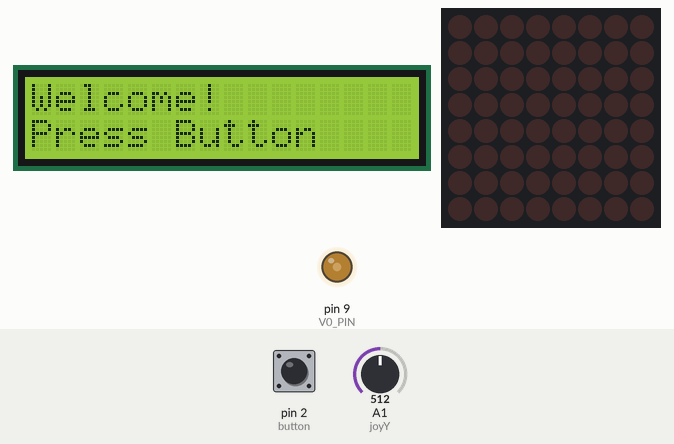
Bench run of a sketch on a simulated Arduino Uno, built with avr-gcc and run on an emulated ATmega328P. Parts: 16×2 character LCD, 8×8 LED matrix, output pins drawn as LEDs (lit = HIGH). The inputs (shaded band) are chosen by the test bench; at power-on: pin 2 (button) HIGH, A1 (joyY) = 512. Random numbers use the default seed unless the sketch sets one.

Above: at 1.2 s.
1.3 s: pin 2 (button) pulled LOW for 0.15 s
At 1.46 s:
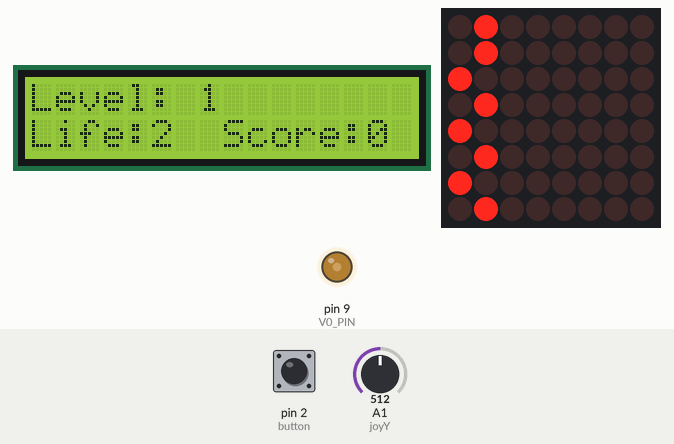
3.7 s: A1 (joyY) set to 583
6.7 s: A1 (joyY) set to 612
At 7.5 s:
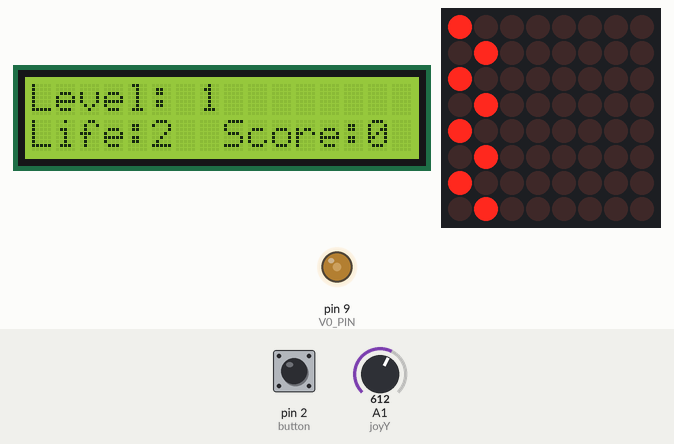
9.7 s: pin 2 (button) pulled LOW for 1 s
At 9.93 s:
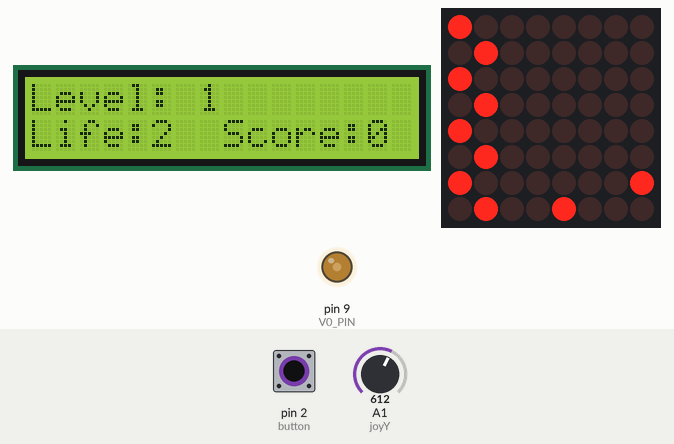
12.2 s: pin 2 (button) pulled LOW for 3.2 s
At 12.65 s:
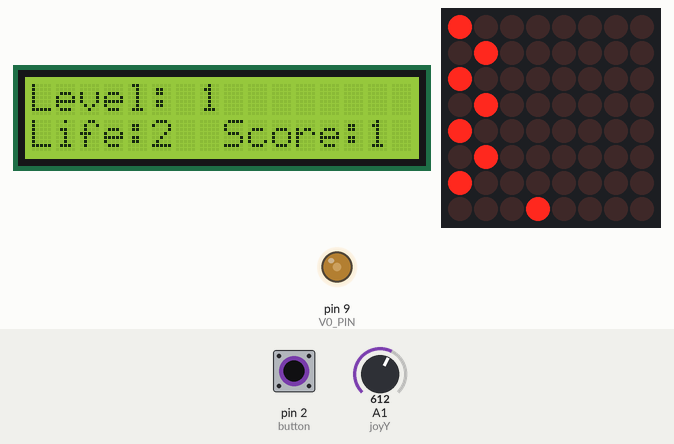

The sketch:

Chicken_Invaders.ino
```cpp
#include "LedControl.h"
#include "LiquidCrystal.h"

#define joyY A1
#define button 2
#define V0_PIN 9
#define LED_PIN 13

LedControl lc = LedControl(12, 11, 10, 1);
LiquidCrystal lcd(3, 4, 5, 6, 7, 8);

int column = 0, row = 0;

//joystick
int valY;
int posY = 0, prevY = 0;
const int valMax = 600;
const int valMin = 400;
int conditionButton = 1;
byte buttonValue = false;

//glont
int bulletX = 5;
int bulletY = 0;
bool isBulletGenerated = false;

//conditiile folosite pentru millis-1
int bulletInterval = 200;
long long previousBulletTime = 0;

//conditiile folosite pentru millis-2
int eggsInterval = 150;
long long prevTime = 0;

//conditii folosite pentru millis-3
int navaInterval = 150;
long long prevTime2 = 0;

//conditiile pentru millis level 2
int eggsInterval2 = 100;
long long prevTime3 = 0;

//level3- trebuie sa se stinga rand cu rand ca sa poti termina nivelul
int row1= 0, row2 = 0, row3 = 0;

//viata si scorul
int life = 2;
int score = 0;

//conditie pentru a restarta jocul
int restart = 0;

//daca fall = 0 cad ouale, iar cand viata ajunge la 0 fall = 1, iar ouale nu mai cad pana jucatorul nu alege
int fall = 1;

//de la ce nivel incepe jocul
int level = 1;

//numarul gainilor care au fost impuscate- tinem cont de asta pentru a putea trece la nivelul urmator
int number = 0, number1 = 0, number2 = 0;

bool startGame = false;
bool state = false;

boolean matrix1[8][8]={ {1,0,1,0,1,0,1,0},
                        {0,1,0,1,0,1,0,1},
                        {0,0,0,0,0,0,0,0},
                        {0,0,0,0,0,0,0,0},
                        {0,0,0,0,0,0,0,0},
                        {0,0,0,0,0,0,0,0},
                        {0,0,0,0,0,0,0,0},
                        {0,0,0,0,0,0,0,0}};

boolean matrix2[8][8]={ {1,1,1,1,1,1,1,1},
                        {0,1,1,1,1,1,1,0},
                        {0,0,0,0,0,0,0,0},
                        {0,0,0,0,0,0,0,0},
                        {0,0,0,0,0,0,0,0},
                        {0,0,0,0,0,0,0,0},
                        {0,0,0,0,0,0,0,0},
                        {0,0,0,0,0,0,0,0}};

boolean matrix3[8][8]={{0,0,0,1,0,0,0,0},
                       {0,0,1,1,1,0,0,0},
                       {0,1,1,1,1,1,0,0},
                       {0,0,0,0,0,0,0,0},
                       {0,0,0,0,0,0,0,0},
                       {0,0,0,0,0,0,0,0},
                       {0,0,0,0,0,0,0,0},
                       {0,0,0,0,0,0,0,0}};
boolean matrixCopie1[8][8];
boolean matrixCopie2[8][8];
boolean matrixCopie3[8][8];

void setup() {
  pinMode(button, INPUT_PULLUP);
  pinMode(V0_PIN, OUTPUT);
  analogWrite(V0_PIN, 90);
  lcd.begin(16, 2);
  lcd.clear();
  lc.shutdown(0, false);
  lc.setIntensity(0, 2);
  lc.clearDisplay(0);
  randomSeed(analogRead(A2));
}
void DisplayBeginning() {
  lcd.setCursor(0, 0);
  lcd.print("Welcome!");
  lcd.setCursor(0, 1);
  lcd.print("Press Button");
}
void DisplayRestart() {
  //lcd.clear();
  lcd.setCursor(0, 0);
  lcd.print("Left - Again");
  lcd.setCursor(0, 1);
  lcd.print("Right - Exit Game");
}
//afisarea celor 3 matrici in functie de nivel
void Display() {
  for (int row = 0; row < 8; row++) {
    for (int column = 0; column < 8; column++) {
      if (level == 1) {
        if (matrix1[row][column] == 1) {
          lc.setLed(0, column, row, HIGH);
          matrixCopie1[row][column] = matrix1[row][column];
        }
      }
      if (level == 2) {
        if (matrix2[row][column] == 1) {
          lc.setLed(0, column, row, HIGH);
          matrixCopie2[row][column] = matrix2[row][column];
        }
      }
      if (level == 3) {
        if (matrix3[row][column] == 1) {
          lc.setLed(0, column, row, HIGH);
          matrixCopie3[row][column] = matrix3[row][column];
        }
      }
    }
  }
}
void Display2() {
  for (int row = 0; row < 8; row++) {
    for (int column = 0; column < 8; column++) {
      if (level == 1) {
        if (matrixCopie1[row][column] == 1) {
          lc.setLed(0, column, row, HIGH);
          matrix1[row][column] = matrixCopie1[row][column];
        }
      }
      if (level == 2) {
        if (matrixCopie2[row][column] == 1) {
          lc.setLed(0, column, row, HIGH);
          matrix2[row][column] = matrixCopie2[row][column];
        }
      }
      if (level == 3) {
        if (matrixCopie3[row][column] == 1) {
          lc.setLed(0, column, row, HIGH);
          matrix3[row][column] = matrixCopie3[row][column];
        }
      }
    }
  }
}
void DisplayFinal() {
  lcd.clear();
  lcd.setCursor(0, 0);
  lcd.print("Finish!");
  lc.shutdown(0, true);
}
//restartarea jocului, la alegere dupa ce s-a ajuns la viata egal 0
void Restart() {
  fall = 0;
  DisplayRestart();
  valY = analogRead(joyY);
  //restart = 0
  if (valY > valMax) {
    lcd.clear();
    Display2();
    life = 2;
    score = 0;
    restart = 0;
    if (level == 1)
      number = 0;
    if (level == 2)
      number1 = 0;
    if (level == 3)
      number2 = 0;
    fall = 1;
  }
  //restart = 1
  if (valY < valMin) {
    level = 4;
    lcd.clear();
    restart = 1;
  }
}
void PressButton() {
  if (life != 0) {
    lcd.setCursor(0, 0);
    lcd.print((String)
      "Level: " + level);
    lcd.setCursor(0, 1);
    lcd.print((String)
      "Life:" + life);
    lcd.setCursor(8, 1);
    lcd.print((String)
      "Score:" + score);
  }
  //stingerea gainilor de la leve 1 dupa ce au fost impuscate
  if (isBulletGenerated == true) {
    lc.setLed(0, bulletY, bulletX, true);
    if (level == 1) {
      if (matrix1[bulletX][bulletY] == 1) {
        matrix1[bulletX][bulletY] = 0;
        score++;
        number++;
      }
    }
    //stingerea gainilor de la level 2 dupa ce au fost impuscate
    if (level == 2) {
      if (state == false)
        if (matrix2[bulletX][bulletY] == 1) {
          matrix2[bulletX][bulletY] = 0;
          number1++;
          score++;
          state = true;
        }
      if (bulletX == 5 && state == true)
        state = false;
    }
    //stingerea gainilor de pe level 3 dupa ce au fost impuscate
    if (level == 3) {
      if ((matrix3[2][bulletY] == 1 && matrix3[1][bulletY] == 1) || (matrix3[2][bulletY] == 1 && matrix3[1][bulletY] == 0)) {
        matrix3[2][bulletY] = 0;
        number2++;
        score++;
        row1++;
      }
      if (row1 == 5) {
        if (matrix3[1][bulletY] == 1) {
          matrix3[1][bulletY] = 0;
          number2++;
          score++;
          row2++;
        }
      }
      if (row2 == 3) {
        if (matrix3[0][bulletY] == 1) {
          matrix3[0][bulletY] == 0;
          number2++;
          score++;
          row3++;
        }
      }
      if (row3 == 1)
        DisplayFinal();
    }
    if (millis() - previousBulletTime > bulletInterval) {
      lc.setLed(0, bulletY, bulletX, false);
      bulletX--;
      previousBulletTime = millis();
    }
    if (bulletX <= -1) {
      isBulletGenerated = false;
      bulletX = 5;
    }
  }
  if (digitalRead(button) == LOW && isBulletGenerated == false) {
    isBulletGenerated = true;
    bulletY = posY;
    bulletX = 5;
  }
}
void EggsLevel() {
  if (fall = 1) {
    if (level == 1 || level == 3) {
      if (millis() - prevTime > eggsInterval) {
        lc.setLed(0, column, row, LOW);
        lc.setLed(0, column, ++row, HIGH);
        if (column == posY && row == 6)
        //daca jucatorul este atins de un ou viata acestuia se va reduce
          life = life - 1;
        prevTime = millis();
      }
    }
    if (level == 2) {
      if (millis() - prevTime3 > eggsInterval2) {
        lc.setLed(0, column, row, LOW);
        lc.setLed(0, column, ++row, HIGH);
        if (column == posY && row == 6)
          life = life - 1;
        prevTime3 = millis();
      }
    }
    //ouale vor aparea random, dar doar de la gainile care sunt inca in viata
    if (row > 7) {
      if (level == 1) {
        column = random(8);
        while (matrix1[1][column] == 0 && matrix1[0][column] == 0)
          column = random(8);
        row = 0;
      }
      if (level == 2) {
        column = random(8);
        while (matrix2[1][column] == 0 && matrix2[0][column] == 0)
          column = random(8);
        row = 0;
      }
    }
    if (row > 7) {
      if (level == 3) {
        column = random(8);
        while (matrix3[1][column] == 0 && matrix3[0][column] == 0)
          column = random(8);
        row = 1;
      }
    }
  }
}
void JoyStick() {
  if (millis() - prevTime2 > navaInterval) {
    valY = analogRead(joyY);
    if (valY < valMin) {
      prevY = posY;
      if (posY > 0)
        posY--;
    } else
    if (valY > valMax) {
      prevY = posY;
      if (posY < 7)
        posY++;
    }
    if (posY < 0)
      posY = 7;
    if (posY > 7)
      posY = 0;
    prevTime2 = millis();
  }
}
void loop() {
  //jocul porneste doar prin apasarea butonului
  if (conditionButton == 1)
    DisplayBeginning();
  buttonValue = true;
  buttonValue = digitalRead(button);
  if (buttonValue == LOW) {
    startGame = true;
    conditionButton = 0;
    lcd.clear();
  }
  if (restart == 0) {
    if (level == 1) {
      if (startGame == true) {
        JoyStick();
        //nava aprinsa
        lc.setLed(0, posY, 7, true);
        lc.setLed(0, posY, 6, true);
        Display();
        PressButton();
        if (fall == 1)
          EggsLevel();
        if (life == 0) {
          Restart();
        }
      }
      //stingerea navei
      lc.setLed(0, posY, 7, false);
      lc.setLed(0, posY, 6, false);
      if (number == 8) {
        level++;
        isBulletGenerated = true;
      }
    }
    if (level == 2) {
      if (startGame == true) {
        JoyStick();
        //nava aprinsa
        lc.setLed(0, posY, 7, true);
        lc.setLed(0, posY, 6, true);
        Display();
        PressButton();
        if (fall == 1)
          EggsLevel();
        if (life == 0)
          Restart();
      }
      //stingerea navei
      lc.setLed(0, posY, 7, false);
      lc.setLed(0, posY, 6, false);
      if (number1 == 14) {
        level++;
        lc.clearDisplay(0);
        isBulletGenerated = true;
      }
    }
    if (level == 3) {
      if (startGame == true) {
        JoyStick();
        lc.setLed(0, posY, 7, true);
        lc.setLed(0, posY, 6, true);
        Display();
        PressButton();
        if (fall == 1)
          EggsLevel();
        if (life == 0) {
          Restart();
        }
      }
      lc.setLed(0, posY, 7, false);
      lc.setLed(0, posY, 6, false);
      if (number2 == 9)
        level++;
    }
    if (level == 4) {
      lcd.setCursor(0, 0);
      lcd.print("Finish Game!");
    }
  }
}
```

Measured:
- the behaviour switches between 600 and 601 on A1 (joyY) (found by bisection; images 1 and 2)
- after the input at 1.3 s, the display: changes at once (image 1)
- what the display in image 2 shows lasts 0.6 s, from 7.1 s to 7.7 s
